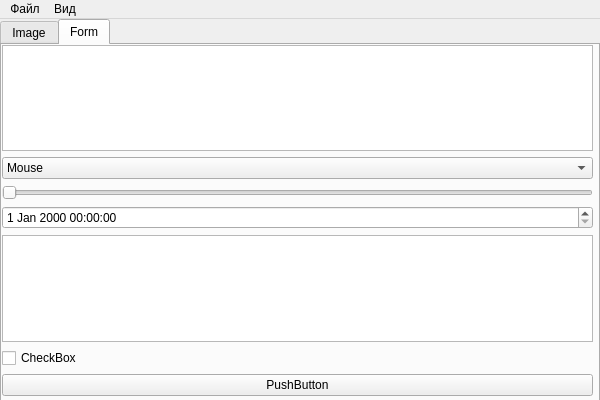
<?xml version="1.0" encoding="UTF-8"?>
<ui version="4.0">
 <class>MainWindow</class>
 <widget class="QMainWindow" name="MainWindow">
  <property name="geometry">
   <rect>
    <x>0</x>
    <y>0</y>
    <width>600</width>
    <height>400</height>
   </rect>
  </property>
  <property name="windowTitle">
   <string>MainWindow</string>
  </property>
  <widget class="QWidget" name="centralwidget">
   <widget class="QTabWidget" name="tabWidget">
    <property name="geometry">
     <rect>
      <x>0</x>
      <y>0</y>
      <width>600</width>
      <height>400</height>
     </rect>
    </property>
    <property name="currentIndex">
     <number>1</number>
    </property>
    <widget class="QWidget" name="tab">
     <attribute name="title">
      <string>Image</string>
     </attribute>
     <widget class="QLabel" name="label">
      <property name="geometry">
       <rect>
        <x>0</x>
        <y>0</y>
        <width>591</width>
        <height>371</height>
       </rect>
      </property>
      <property name="text">
       <string/>
      </property>
      <property name="pixmap">
       <pixmap>../../Сторонние файлы/D7l-INXXsAY6Jci.jpg</pixmap>
      </property>
     </widget>
    </widget>
    <widget class="QWidget" name="tab_2">
     <attribute name="title">
      <string>Form</string>
     </attribute>
     <widget class="QWidget" name="verticalLayoutWidget">
      <property name="geometry">
       <rect>
        <x>0</x>
        <y>0</y>
        <width>591</width>
        <height>351</height>
       </rect>
      </property>
      <layout class="QVBoxLayout" name="verticalLayout">
       <item>
        <widget class="QPlainTextEdit" name="plainTextEdit_2"/>
       </item>
       <item>
        <widget class="QComboBox" name="comboBox">
         <item>
          <property name="text">
           <string>Mouse</string>
          </property>
         </item>
         <item>
          <property name="text">
           <string>Mouse 1</string>
          </property>
         </item>
         <item>
          <property name="text">
           <string>Mouse 2</string>
          </property>
         </item>
         <item>
          <property name="text">
           <string>Mouse 3</string>
          </property>
         </item>
        </widget>
       </item>
       <item>
        <widget class="QSlider" name="horizontalSlider">
         <property name="orientation">
          <enum>Qt::Horizontal</enum>
         </property>
        </widget>
       </item>
       <item>
        <widget class="QDateTimeEdit" name="dateTimeEdit"/>
       </item>
       <item>
        <widget class="QPlainTextEdit" name="plainTextEdit"/>
       </item>
       <item>
        <widget class="QCheckBox" name="checkBox">
         <property name="text">
          <string>CheckBox</string>
         </property>
        </widget>
       </item>
       <item>
        <widget class="QPushButton" name="pushButton">
         <property name="text">
          <string>PushButton</string>
         </property>
        </widget>
       </item>
      </layout>
     </widget>
    </widget>
   </widget>
  </widget>
  <widget class="QMenuBar" name="menuBar">
   <property name="geometry">
    <rect>
     <x>0</x>
     <y>0</y>
     <width>600</width>
     <height>21</height>
    </rect>
   </property>
   <widget class="QMenu" name="menu">
    <property name="title">
     <string>Файл</string>
    </property>
    <addaction name="action"/>
    <addaction name="action_2"/>
    <addaction name="action_3"/>
    <addaction name="separator"/>
    <addaction name="action_5"/>
   </widget>
   <widget class="QMenu" name="menu_2">
    <property name="title">
     <string>Вид</string>
    </property>
    <addaction name="action_6"/>
    <addaction name="action_7"/>
   </widget>
   <addaction name="menu"/>
   <addaction name="menu_2"/>
  </widget>
  <action name="action">
   <property name="text">
    <string>Сохранить</string>
   </property>
  </action>
  <action name="action_2">
   <property name="text">
    <string>Открыть</string>
   </property>
  </action>
  <action name="action_3">
   <property name="text">
    <string>Закрыть</string>
   </property>
  </action>
  <action name="action_5">
   <property name="text">
    <string>Выйти</string>
   </property>
  </action>
  <action name="action_6">
   <property name="text">
    <string>Простой</string>
   </property>
  </action>
  <action name="action_7">
   <property name="text">
    <string>Умопомрачительный</string>
   </property>
  </action>
 </widget>
 <resources/>
 <connections/>
</ui>
